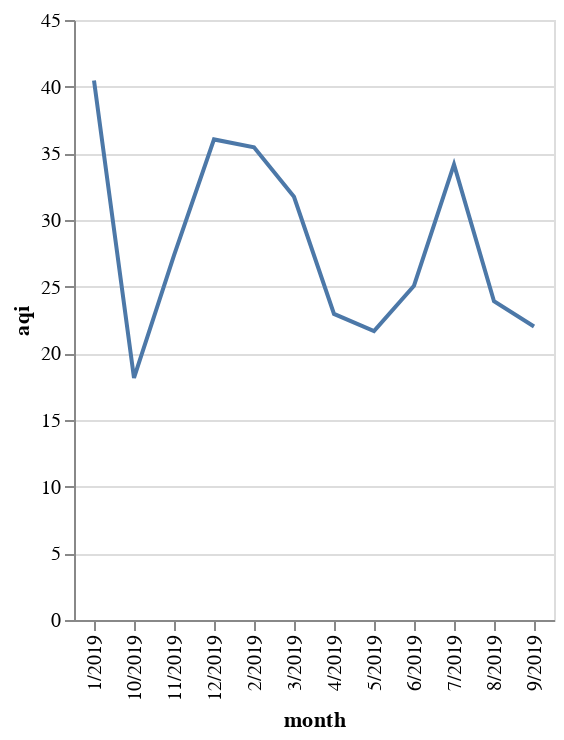

Notebook code cell kept with this figure:
### Code cell
pm25a_2019 = pd.read_csv("../../data/final/epa_air_params/pm25a_2019_avg_df.csv")
alt.Chart(pm25a_2019).mark_line().encode(
    x="month",
    y="aqi"
)

### Figure 1 — Vega-Lite specification as saved in the notebook (floating-point values rounded to 4 significant figures)
{"config": {"view": {"continuousWidth": 400, "continuousHeight": 300}}, "data": {"name": "data-6ec9f79ee096b8e24ea1f9e6db4d7980"}, "mark": "line", "encoding": {"x": {"type": "nominal", "field": "month"}, "y": {"type": "quantitative", "field": "aqi"}}, "$schema": "https://vega.github.io/schema/vega-lite/v4.8.1.json", "datasets": {"data-6ec9f79ee096b8e24ea1f9e6db4d7980": [{"month": "7/2019", "aqi": 34.17, "arithmetic_mean": 8.526, "units_of_measure": "Micrograms/cubic meter (LC)", "parameter": "Acceptable PM2.5 AQI & Speciation Mass"}, {"month": "3/2019", "aqi": 31.74, "arithmetic_mean": 7.659, "units_of_measure": "Micrograms/cubic meter (LC)", "parameter": "Acceptable PM2.5 AQI & Speciation Mass"}, {"month": "2/2019", "aqi": 35.46, "arithmetic_mean": 8.812, "units_of_measure": "Micrograms/cubic meter (LC)", "parameter": "Acceptable PM2.5 AQI & Speciation Mass"}, {"month": "6/2019", "aqi": 25.07, "arithmetic_mean": 6.03, "units_of_measure": "Micrograms/cubic meter (LC)", "parameter": "Acceptable PM2.5 AQI & Speciation Mass"}, {"month": "4/2019", "aqi": 22.95, "arithmetic_mean": 5.491, "units_of_measure": "Micrograms/cubic meter (LC)", "parameter": "Acceptable PM2.5 AQI & Speciation Mass"}, {"month": "12/2019", "aqi": 36.04, "arithmetic_mean": 8.892, "units_of_measure": "Micrograms/cubic meter (LC)", "parameter": "Acceptable PM2.5 AQI & Speciation Mass"}, {"month": "11/2019", "aqi": 27.34, "arithmetic_mean": 6.682, "units_of_measure": "Micrograms/cubic meter (LC)", "parameter": "Acceptable PM2.5 AQI & Speciation Mass"}, {"month": "5/2019", "aqi": 21.66, "arithmetic_mean": 5.188, "units_of_measure": "Micrograms/cubic meter (LC)", "parameter": "Acceptable PM2.5 AQI & Speciation Mass"}, {"month": "9/2019", "aqi": 22.01, "arithmetic_mean": 5.278, "units_of_measure": "Micrograms/cubic meter (LC)", "parameter": "Acceptable PM2.5 AQI & Speciation Mass"}, {"month": "10/2019", "aqi": 18.16, "arithmetic_mean": 4.35, "units_of_measure": "Micrograms/cubic meter (LC)", "parameter": "Acceptable PM2.5 AQI & Speciation Mass"}, {"month": "8/2019", "aqi": 23.91, "arithmetic_mean": 5.758, "units_of_measure": "Micrograms/cubic meter (LC)", "parameter": "Acceptable PM2.5 AQI & Speciation Mass"}, {"month": "1/2019", "aqi": 40.46, "arithmetic_mean": 9.833, "units_of_measure": "Micrograms/cubic meter (LC)", "parameter": "Acceptable PM2.5 AQI & Speciation Mass"}]}}
